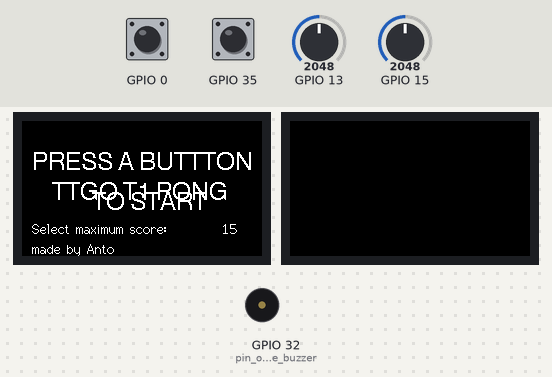
Bench run of a program on a simulated ESP32. On the bench: 2 × 240×135 colour display, buzzer (waves = sounding). The inputs (shaded band) are chosen by the test bench; at power-on: GPIO 0 HIGH, GPIO 13 = 2048, GPIO 15 = 2048, GPIO 35 HIGH. Random numbers use the default seed unless the program sets one.

Above: at 2.9 s.
3.0 s: GPIO 0 pulled LOW for 0.15 s
At 4.9 s:
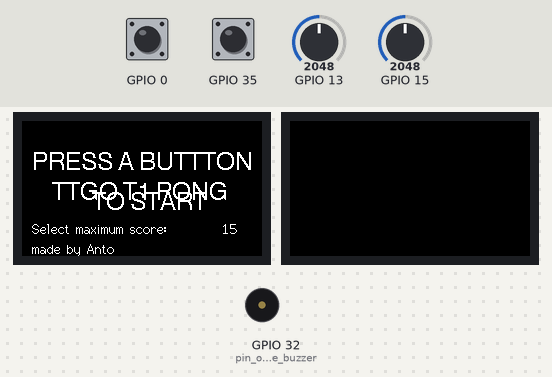
6.1 s: GPIO 13 set to 3603
At 8.4 s:
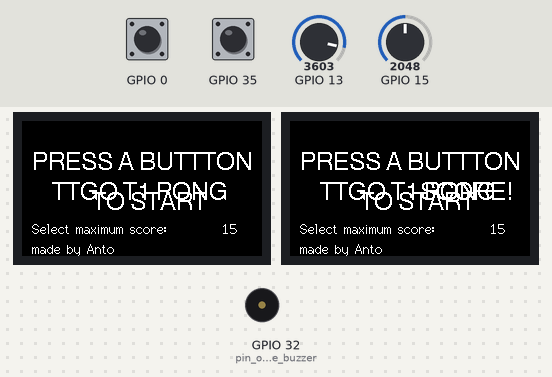
9.1 s: GPIO 15 set to 1460
12.1 s: GPIO 13 set to 2866
At 15.0 s:
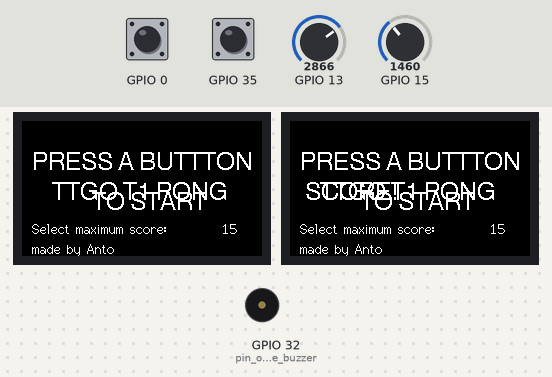
15.1 s: GPIO 15 set to 2866
18.1 s: GPIO 13 set to 4095
At 54.9 s:
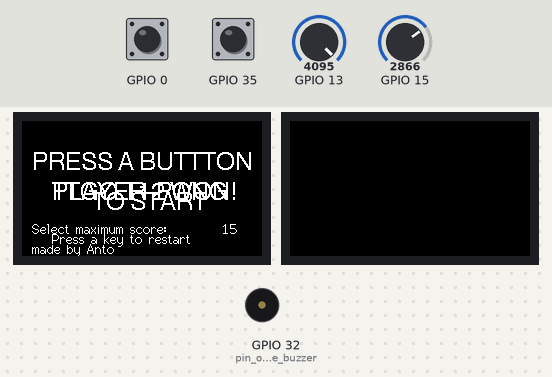
Timing chart, 0 to 55.1 s (numbered marks = the images above; inputs shaded):
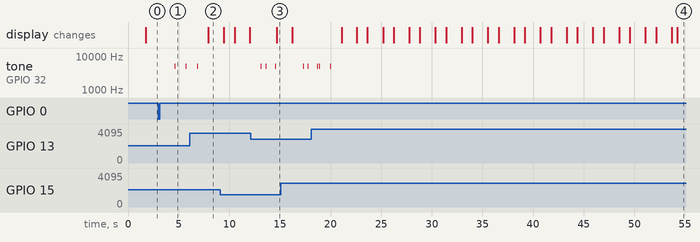

The program:

main.cpp
```cpp
#include <Arduino.h>
#include "addon.h"

TFT_eSPI tft = TFT_eSPI();
barra barras = barra(5, 5, 8, 40, TFT_GREENYELLOW, 13); //(upper_left_corner_posx, upper_left_corner_posy,width,length,color,pin attach)
barra barrad = barra(230, 5, 8, 40, TFT_ORANGE, 15);
palla pallina = palla(120, 67, 3, TFT_WHITE, 0); //(center_posx,center_posy,radius,color,buzzer channel)

int caso = 0;
int maxpoint = 0;
int oldmaxpoint = 0;
unsigned long lastpress = 0;

void setup()
{
  tft.init();
  tft.fillScreen(TFT_BLACK);
  tft.setRotation(3);
  resetScreen(tft);
  pinMode(0, INPUT_PULLUP);
  pinMode(35, INPUT_PULLUP);
  tft.drawString("TTGO T1 PONG", 30, 60, 4);
  tft.drawString("made by Anto", 10, 120, 2);
  delay(1500);
  resetScreen(tft);
  pinMode(32, OUTPUT);   // pin of the buzzer
  ledcSetup(0, 5000, 8); // channel( to be provided to palla constructor),frequency(to set sound),resolution in bit
  ledcAttachPin(32, 0);  // pin and channel
  // Serial.begin(9600);
}

void loop()
{
  switch (caso)
  {
  case 0:
    tft.drawString("PRESS A BUTTTON", 10, 30, 4);
    tft.drawString("TO START", 70, 70, 4);
    tft.drawString("Select maximum score: ", 10, 100, 2);
    maxpoint = map(analogRead(15), 0, 4095, 1, 30);
    if (maxpoint != oldmaxpoint)
    {
      tft.fillRect(200, 90, 50, 50, TFT_BLACK);
      tft.drawString(String(maxpoint), 200, 100, 2);
      oldmaxpoint = maxpoint;
    }
    // Serial.print(digitalRead(0));
    // Serial.print("  ");
    // Serial.println(digitalRead(35));
    if (digitalRead(0) == 0 || digitalRead(35) == 0)
    {
      resetScreen(tft);
      delay(500);
      pallina.resPalla();
      pallina.color = TFT_WHITE;
      if (maxpoint == 17)
      {
        caso = 4;
        break;
      }
      caso = 1;
    }
    break;
  case 1:
    drawDline(tft);
    barras.disbarra(tft);
    barrad.disbarra(tft);
    pallina.dPalla(tft, barras, barrad);
    if (barras.points == maxpoint - 1 || barrad.points == maxpoint - 1)
    {
      pallina.color = TFT_RED;
    }
    if (barras.points >= maxpoint)
    {
      delay(500);
      resetScreen(tft);
      caso = 2;
    }
    if (barrad.points >= maxpoint)
    {
      delay(500);
      resetScreen(tft);
      caso = 3;
    }
    delay(8);
    break;
  case 2:
    barrad.points = 0;
    barras.points = 0;
    tft.drawString("PLAYER 1 WON!", 30, 60, 4);
    tft.drawString("Press a key to restart", 30, 110, 2);
    if (digitalRead(0) == 0 || digitalRead(35) == 0)
    {
      resetScreen(tft);
      delay(500);
      pallina.resPalla();
      caso = 0;
    }
    break;
  case 3:
    barrad.points = 0;
    barras.points = 0;
    tft.drawString("PLAYER 2 WON!", 30, 60, 4);
    tft.drawString("Press a key to restart", 30, 110, 2);
    if (digitalRead(0) == 0 || digitalRead(35) == 0)
    {
      resetScreen(tft);
      delay(500);
      pallina.resPalla();
      caso = 0;
    }
    break;
  case 4:
    drawDline(tft);
    barras.disbarraauto(tft, pallina);
    barrad.disbarra(tft);
    pallina.dPalla(tft, barras, barrad);
    if (barras.points == maxpoint - 1 || barrad.points == maxpoint - 1)
    {
      pallina.color = TFT_RED;
    }
    if (barras.points >= maxpoint)
    {
      delay(500);
      resetScreen(tft);
      caso = 2;
    }
    if (barrad.points >= maxpoint)
    {
      delay(500);
      resetScreen(tft);
      caso = 3;
    }
    delay(8);
    if (random(0, 50) == 5)
    {
      barras.randomseed = random(20, 120);
      // Serial.println(barras.randomseed);
    }

    break;
  }
} 
```

addon.h
```cpp
#include <TFT_eSPI.h>

// barra, barras, barrad = bar, bar sx, bar dx
// palla, pallina = ball

class palla; // forward declaration

void resetScreen(TFT_eSPI screen)
{
    screen.fillScreen(TFT_BLACK);
}

void drawDline(TFT_eSPI screen)
{
    for (int i = 0; i < 134; i += 18)
    {
        screen.fillRect(119, i, 2, 9, TFT_WHITE);
    }
}

class barra
{
public:
    // variabili
    int posx;
    int posy;
    int width;
    int length;
    int color;
    int pin;
    int points;
    int shots;
    int randomseed = 40;

    // metodi
    barra(int, int, int, int, int, int);
    void disbarra(TFT_eSPI);
    void barrapunt();
    void disbarraauto(TFT_eSPI, palla);
};

barra::barra(int a, int b, int c, int d, int e, int p)
{
    posx = a;
    posy = b;
    width = c;
    length = d;
    color = e;
    pin = p;
}

void barra::disbarra(TFT_eSPI screen)
{
    screen.fillRect(posx, posy, width, length, TFT_BLACK);
    posy = map(analogRead(pin), 0, 4095, 0, 135 - length);
    screen.fillRect(posx, posy, width, length, color);
}

class palla
{
public:
    double posx;
    double posy;
    double velx;
    double vely;
    int color;
    int rad;
    int buzzer;
    double d;

    palla(double, double, int, int, int);
    void dPalla(TFT_eSPI, barra &, barra &);
    void resPalla();
    void Sound();
};

palla::palla(double a, double b, int c, int d, int bz)
{
    posx = a;
    posy = b;
    color = d;
    rad = c;
    buzzer = bz;
    velx = 0;
    while (velx == 0)
    {
        velx = (int)random(0, 3) - 1; // set a random horizontal direction at startup
    }
}

void palla::dPalla(TFT_eSPI screen, barra &barra1, barra &barra2)
{
    static unsigned long tempo = 0;
    static double level = 1;

    screen.fillCircle(posx, posy, rad, TFT_BLACK);

    if (posx <= barra1.posx + barra1.width + rad)
    {
        d = barra1.posy + barra1.length / 2 - posy;
        if (abs(d) <= barra1.length / 2)
        {
            barra1.shots++;
            if (d >= 0)
            {
                vely = -abs(d) / barra1.length * 2 * 1.5;
            }
            else
            {
                vely = abs(d) / barra1.length * 2 * 1.5;
            }
            velx = sqrt(4 - pow(vely, 2));
            Sound();
        }
        else if (abs(d) > barra1.length / 2)
        {
            level = 1;
            barra2.points++;
            barra1.shots = 0;
            barra2.shots = 0;
            resPalla();
            tempo = millis();
            while (millis() - tempo <= 1500)
            {
                drawDline(screen);
                barra1.disbarra(screen);
                barra2.disbarra(screen);
                screen.drawString("SCORE!", 130, 60, 4);
                delay(8);
            }
            resetScreen(screen);
            tempo = 0;
        }
    }

    if (posx >= barra2.posx - rad)
    {
        d = barra2.posy + barra2.length / 2 - posy;
        if (abs(d) <= barra2.length / 2)
        {
            barra2.shots++;
            if (d >= 0)
            {
                vely = -abs(d) / barra1.length * 2 * 1.5;
            }
            else
            {
                vely = abs(d) / barra1.length * 2 * 1.5;
            }
            velx = -sqrt(4 - pow(vely, 2));
            Sound();
        }
        else if (abs(d) > barra2.length / 2)
        {
            level = 1;
            barra1.points++;
            barra1.shots = 0;
            barra2.shots = 0;
            resPalla();
            tempo = millis();
            while (millis() - tempo <= 1500)
            {
                drawDline(screen);
                barra1.disbarra(screen);
                barra2.disbarra(screen);
                screen.drawString("SCORE!", 15, 60, 4);
                delay(8);
            }
            resetScreen(screen);
            tempo = 0;
        }
    }

    if (posy < rad || posy > 135 - rad)
    {
        vely = -vely;
        Sound();
    }

    screen.drawString(String(barra1.points), 60, 10, 2);
    screen.drawString(String(barra2.points), 180, 10, 2);

    if ((barra1.shots + barra2.shots + 1) % 10 == 0)
    {
        level += 0.01;
        barra1.shots++; // to exit the if statement
    }

    posx += velx * level;
    posy += vely * level;
    // Serial.println(level);
    screen.fillCircle(posx, posy, rad, color);
}

void palla::resPalla()
{
    posx = 120;
    posy = 67;
    vely = 0;
    if (velx > 0)        // reset at an horizontal lower speed towards loser's side
    {
        velx = 1;
    }
    if (velx < 0)
    {
        velx = -1;
    }
}

void barra::disbarraauto(TFT_eSPI screen, palla palla1)
{
    screen.fillRect(posx, posy, width, length, TFT_BLACK);
    if (palla1.posx >= randomseed)   // change the range of ball tracking zone
    {
        posy = palla1.posy - length / 2;
    }
    if (posy < palla1.rad)
    {
        posy = palla1.rad;
    }
    if (posy > 135 - length)
    {
        posy = 135 - length;
    }
    screen.fillRect(posx, posy, width, length, color);
}

void palla::Sound()
{
    static unsigned long time_;
    time_ = millis();
    while (millis() - time_ < 20)
    {
        ledcWrite(buzzer, 150);
    }
    ledcWrite(buzzer, 0);
}
```

Measured:
- after the input at 3.0 s, tone on GPIO 32 (pin_of_the_buzzer): alternates 5000 Hz for 0.02 s and silent for 1.1 s, starting after 1.6 s
- after the input at 6.1 s, the display: changes after 1.8 s (image 2)
- after the input at 12.1 s, tone on GPIO 32 (pin_of_the_buzzer): goes 5000 Hz 0.02 s, silent 0.46 s, 5000 Hz 0.02 s, silent 0.92 s, 5000 Hz 0.02 s, then silent, starting after 1.0 s
